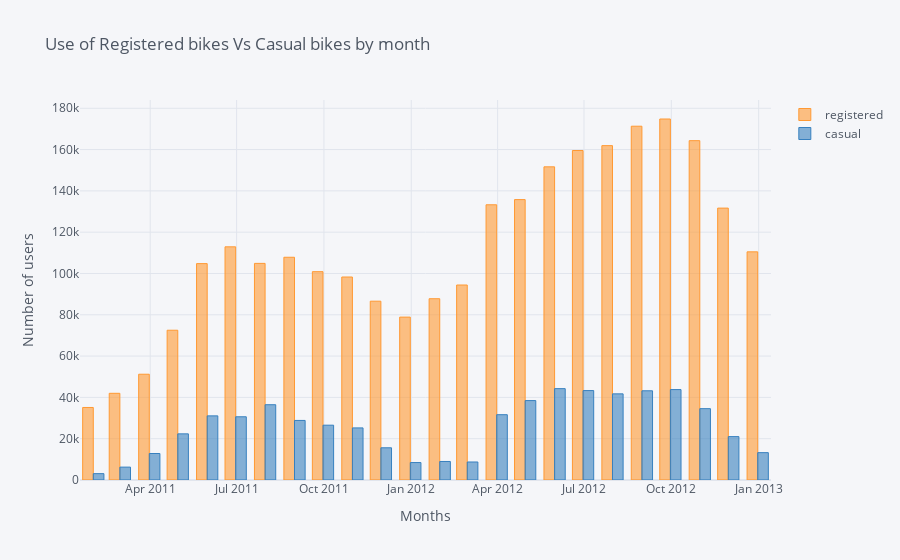

The code cell stored with this chart in its notebook:
### Code cell
monthly[['registered','casual']].iplot(kind='bar',
                            title='Use of Registered bikes Vs Casual bikes by month',         
                            xTitle='Months',
                            yTitle='Number of users')

### Figure 1 — Plotly figure (JSON) as saved in the notebook; plotly's stock layout.template omitted (floating-point values rounded to 4 significant figures)
{"data": [{"marker": {"color": "rgba(255, 153, 51, 0.6)", "line": {"color": "rgba(255, 153, 51, 1.0)", "width": 1}}, "name": "registered", "orientation": "v", "text": "", "type": "bar", "x": ["2011-01-31", "2011-02-28", "2011-03-31", "2011-04-30", "2011-05-31", "2011-06-30", "2011-07-31", "2011-08-31", "2011-09-30", "2011-10-31", "2011-11-30", "2011-12-31", "2012-01-31", "2012-02-29", "2012-03-31", "2012-04-30", "2012-05-31", "2012-06-30", "2012-07-31", "2012-08-31", "2012-09-30", "2012-10-31", "2012-11-30", "2012-12-31"], "y": [35116, 41973, 51219, 72524, 104771, 112900, 104889, 107849, 100873, 98289, 86573, 78875, 87775, 94416, 133257, 135768, 151630, 159536, 161902, 171306, 174795, 164303, 131655, 110468]}, {"marker": {"color": "rgba(55, 128, 191, 0.6)", "line": {"color": "rgba(55, 128, 191, 1.0)", "width": 1}}, "name": "casual", "orientation": "v", "text": "", "type": "bar", "x": ["2011-01-31", "2011-02-28", "2011-03-31", "2011-04-30", "2011-05-31", "2011-06-30", "2011-07-31", "2011-08-31", "2011-09-30", "2011-10-31", "2011-11-30", "2011-12-31", "2012-01-31", "2012-02-29", "2012-03-31", "2012-04-30", "2012-05-31", "2012-06-30", "2012-07-31", "2012-08-31", "2012-09-30", "2012-10-31", "2012-11-30", "2012-12-31"], "y": [3073, 6242, 12826, 22346, 31050, 30612, 36452, 28842, 26545, 25222, 15594, 8448, 8969, 8721, 31618, 38456, 44235, 43294, 41705, 43197, 43778, 34538, 21009, 13245]}], "layout": {"legend": {"bgcolor": "#F5F6F9", "font": {"color": "#4D5663"}}, "paper_bgcolor": "#F5F6F9", "plot_bgcolor": "#F5F6F9", "title": {"font": {"color": "#4D5663"}, "text": "Use of Registered bikes Vs Casual bikes by month"}, "xaxis": {"gridcolor": "#E1E5ED", "showgrid": true, "tickfont": {"color": "#4D5663"}, "title": {"font": {"color": "#4D5663"}, "text": "Months"}, "zerolinecolor": "#E1E5ED"}, "yaxis": {"gridcolor": "#E1E5ED", "showgrid": true, "tickfont": {"color": "#4D5663"}, "title": {"font": {"color": "#4D5663"}, "text": "Number of users"}, "zerolinecolor": "#E1E5ED"}}}
